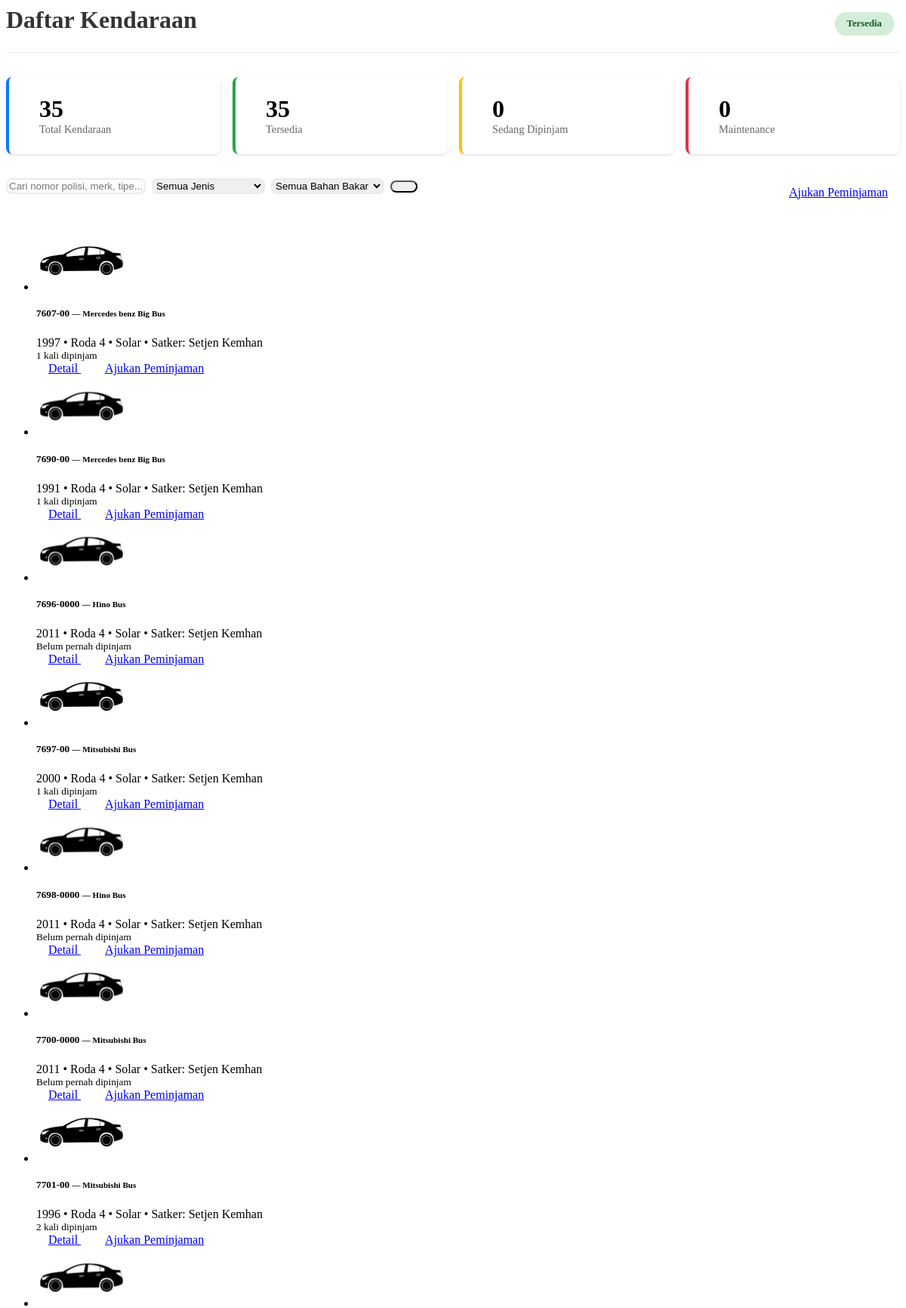
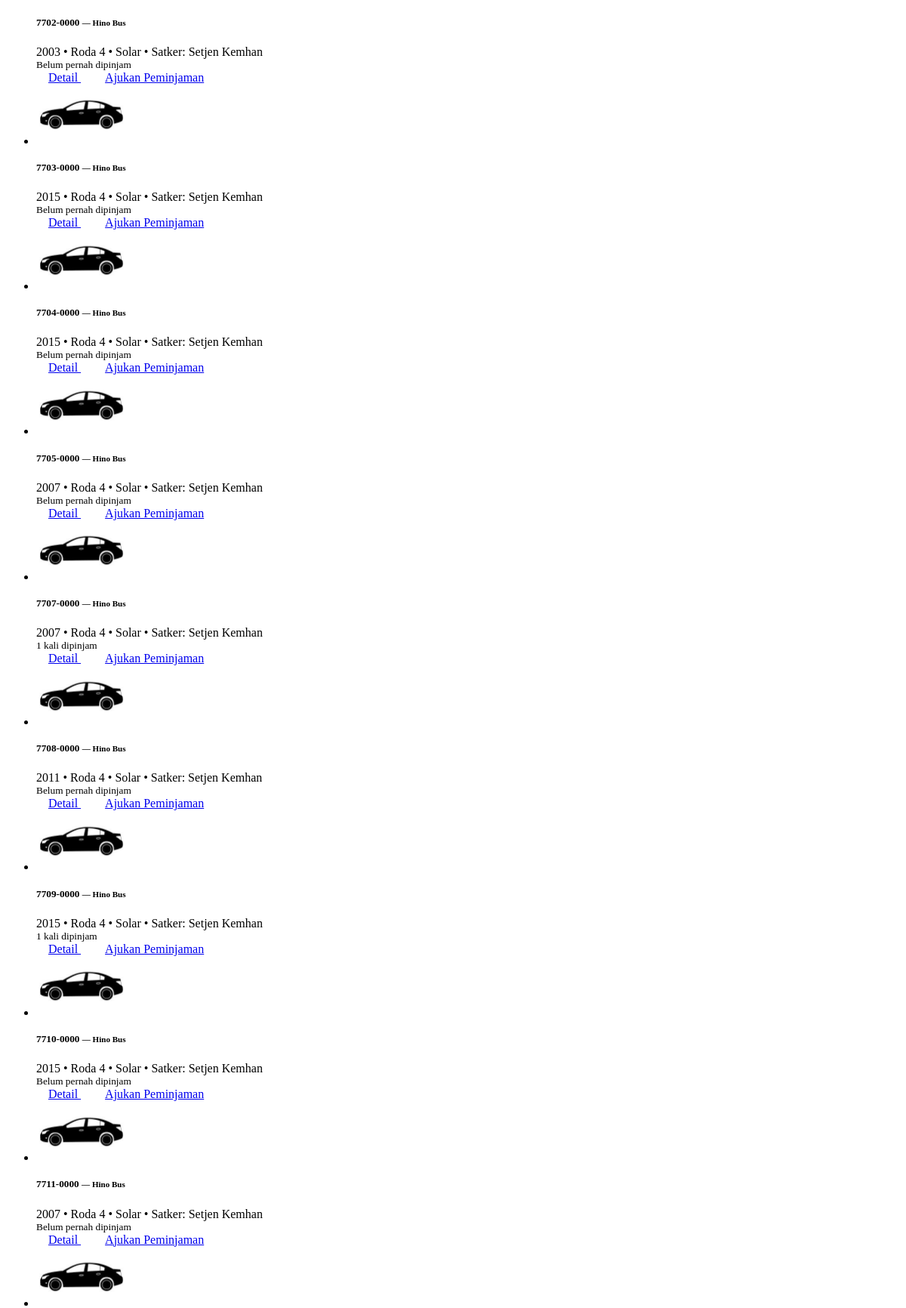
Page /pages/list_kendaraan.back.php (signed in, upper part) on the committed database (2 pictures, top to bottom).
### tables this page shows
CREATE TABLE `kendaraan` (
  `id` int(11) NOT NULL,
  `no_polisi` varchar(20) NOT NULL,
  `no_rangka` varchar(50) NOT NULL,
  `no_mesin` varchar(50) NOT NULL,
  `penanggung_jawab` enum('Baur Spri Kapus','Baurku','Baurtarlat','Bidduk TI','Caraka','Kabidduk TI','Kabidinfomin','Kabidinfoops','Kabidpamsisfo','Kapusinfolahta TNI','Kasubbid Jarkomta & Duknis','Kasubbid Pam Aplikasi','Kasubbid Pam jarkomta','Kasubbid SDM TI','Kasubbid Sisfogarku','Kasubbid Sisfointel','Kasubbid Sisfoopslat','Kasubbid Sisfopers','Kasubbid Sisfoter','Kataud','Kaurdal','Kaurpers','Kaurtu','Tamudi Kapus','Wakapusinfolahta TNI') NOT NULL,
  `locator` varchar(255) DEFAULT NULL,
  `pengguna_id` int(11) DEFAULT NULL,
  `merk` varchar(50) NOT NULL,
  `tipe` varchar(50) DEFAULT NULL,
  `tahun_pembuatan` year(4) DEFAULT NULL,
  `warna` varchar(30) DEFAULT NULL,
  `jenis` enum('Roda 2','Roda 4','Truk','Bus','Lainnya') DEFAULT 'Roda 4',
  `bahan_bakar` enum('Pertalite','Pertamax','Solar','Listrik','Hybrid') NOT NULL DEFAULT 'Pertalite',
  `no_reg` varchar(30) DEFAULT NULL,
  `no_stnk` varchar(30) DEFAULT NULL,
  `no_bpkb` varchar(30) DEFAULT NULL,
  `tanggal_berlaku_stnk` date DEFAULT NULL,
  `pemilik_stnk` varchar(100) DEFAULT NULL,
  `status_kepemilikan` enum('Satker','Pinjam Pakai') DEFAULT 'Satker',
  `satker` varchar(50) NOT NULL,
  `kode_barang` varchar(50) DEFAULT NULL,
  `kondisi` enum('Baik','Rusak Ringan','Rusak Berat') DEFAULT 'Baik',
  `status_kendaraan` enum('Operasional','Perbaikan','Rusak','Tidak Aktif') DEFAULT 'Operasional',
  `status_peminjaman` enum('Tersedia','Dipinjam','Maintenance','Rusak') DEFAULT 'Tersedia',
  `tanggal_servis_terakhir` date DEFAULT NULL,
  `last_service_km` int(11) DEFAULT NULL,
  `odometer` int(11) DEFAULT 0,
  `foto` varchar(255) DEFAULT NULL,
  `catatan` text DEFAULT NULL,
  `created_at` timestamp NOT NULL DEFAULT current_timestamp(),
  `updated_at` timestamp NOT NULL DEFAULT current_timestamp() ON UPDATE current_timestamp()
);

### pages/list_kendaraan.back.php (the view, shortened to what this page needs)
<?php
require_once 'includes/auth.php';
$keyword = trim($_GET['q'] ?? '');
$limit = 20;
$page = max(1, (int)($_GET['p'] ?? 1));
$offset = ($page - 1) * $limit;
$where_conditions = ["k.status_kendaraan = 'Operasional'"];
$params = [];
$param_types = '';
$where_sql = 'WHERE ' . implode(' AND ', $where_conditions);
$cols_info = $mysqli->query("SHOW COLUMNS FROM kendaraan")->fetch_all(MYSQLI_ASSOC);
$cols_names = array_column($cols_info, 'Field');
$availability_col = null;
if (in_array('status', $cols_names)) {
    $availability_col = 'status';
} elseif (in_array('status_peminjaman', $cols_names)) {
    $availability_col = 'status_peminjaman';
} elseif (in_array('status_kendaraan', $cols_names)) {
    $availability_col = 'status_kendaraan';
}
if ($availability_col) {
    $sql = "
    SELECT k.*,
           CASE WHEN k.$availability_col = 'Tersedia' THEN 1 ELSE 0 END as available,
           COUNT(p.id) as total_peminjaman,
           AVG(CASE WHEN p.status = 'Completed' AND p.km_akhir IS NOT NULL AND p.km_awal IS NOT NULL THEN (p.km_akhir - p.km_awal) ELSE NULL END) as avg_km
    FROM kendaraan k
    LEFT JOIN peminjaman_kendaraan p ON k.id = p.kendaraan_id
    $where_sql
    GROUP BY k.id
    ORDER BY available DESC, k.no_polisi
    LIMIT ? OFFSET ?
    ";
}
$stmt = $mysqli->prepare($sql);
if ($params) {
    $param_types .= 'ii';
    $params[] = $limit;
    $params[] = $offset;
    $stmt->bind_param($param_types, ...$params);
} else {
    $stmt->bind_param('ii', $limit, $offset);
}
$stmt->execute();
$vehicles = $stmt->get_result()->fetch_all(MYSQLI_ASSOC);
function getVehicleImage($jenis, $foto = null) {
    $default_images = [
        'Roda 2' => 'roda 2.png',
        'Roda 4' => 'sedan.png',
        'Truk' => 'truck.png',
        'Bus' => 'suv.png',
        'Lainnya' => 'default.jpg'
    ];
    $default_image = $default_images[$jenis] ?? 'default.jpg';
    return "assets/images/$default_image";
}
function getAvailabilityStatus($vehicle) {
    return ['status' => 'Tersedia', 'class' => 'status-success', 'can_request' => true];
}
?>
<div class="page-header">
    <h1><i class="fas fa-car"></i> Daftar Kendaraan</h1>
</div>
<?php
$stats = $mysqli->query("
SELECT
COUNT(*) as total,
SUM(CASE WHEN status_peminjaman = 'Tersedia' THEN 1 ELSE 0 END) as tersedia,
SUM(CASE WHEN status_peminjaman = 'Dipinjam' THEN 1 ELSE 0 END) as dipinjam,
SUM(CASE WHEN status_peminjaman = 'Maintenance' THEN 1 ELSE 0 END) as maintenance
FROM kendaraan
WHERE status_kendaraan = 'Operasional'
")->fetch_assoc();
?>
<div class="stats-cards">
    <div class="stat-card total">
        <div class="stat-info">
            <h3><?= $stats['total'] ?></h3>
            <p>Total Kendaraan</p>
        </div>
    </div>
    <div class="stat-card available">
        <div class="stat-info">
            <h3><?= $stats['tersedia'] ?></h3>
            <p>Tersedia</p>
        </div>
    </div>
    <div class="stat-card borrowed">
        <div class="stat-info">
            <h3><?= $stats['dipinjam'] ?></h3>
            <p>Sedang Dipinjam</p>
        </div>
    </div>
    <div class="stat-card maintenance">
        <div class="stat-info">
            <h3><?= $stats['maintenance'] ?></h3>
            <p>Maintenance</p>
        </div>
    </div>
</div>
<div class="actions-bar">
    <div class="search-box">
        <form method="get" class="search-form">
            <div class="filter-group">
                <input type="text" name="q" placeholder="Cari nomor polisi, merk, tipe..."
                       value="<?= htmlspecialchars($keyword) ?>" class="form-control">
                <select name="jenis" class="form-control">
                    <option value="">Semua Jenis</option>
                </select>
                <select name="bahan_bakar" class="form-control">
                    <option value="">Semua Bahan Bakar</option>
                </select>
                <button type="submit" class="btn btn-primary">
                </button>
            </div>
        </form>
    </div>
    <div class="action-buttons">
        <a href="index.php?page=form_peminjaman" class="btn btn-primary btn-md"><i class="fas fa-plus icon-input"></i> Ajukan Peminjaman
        </a>
    </div>
</div>
<div class="vehicle-list">
    <?php if (count($vehicles) > 0): ?>
        <ul class="list-group">
                                <?php foreach ($vehicles as $vehicle): ?>
                <?php $availability = getAvailabilityStatus($vehicle); ?>
                <li class="list-group-item d-flex align-items-start gap-3 <?= !$availability['can_request'] ? 'unavailable' : '' ?>">
                    <div style="width:120px; flex:0 0 120px;">
                        <img src="<?= getVehicleImage($vehicle['jenis'], $vehicle['foto']) ?>"
                             alt="<?= htmlspecialchars($vehicle['merk']) ?> <?= htmlspecialchars($vehicle['tipe']) ?>"
                             style="width:100%; height:80px; object-fit:cover; border-radius:6px;">
                    </div>
                    <div style="flex:1;">
                        <div class="d-flex justify-content-between align-items-start">
                            <div>
                                <h5 class="mb-1"><?= htmlspecialchars($vehicle['no_polisi']) ?> <small class="text-muted">— <?= htmlspecialchars($vehicle['merk']) ?> <?= htmlspecialchars($vehicle['tipe']) ?></small></h5>
                                <div class="text-muted small">
                                    <?= htmlspecialchars($vehicle['tahun_pembuatan']) ?> • <?= htmlspecialchars($vehicle['jenis']) ?> • <?= htmlspecialchars($vehicle['bahan_bakar']) ?>
                                    <?php if (!empty($vehicle['satker'])): ?>
                                        • Satker: <?= htmlspecialchars($vehicle['satker']) ?>
                                    <?php endif; ?>
                                </div>
                            </div>
                            <div class="text-end">
                                <div class="vehicle-status <?= $availability['class'] ?> p-1 rounded-2"><?= $availability['status'] ?></div>
                            </div>
                        </div>
                        <div class="mt-2 d-flex justify-content-between align-items-center">
                            <div>
                                <?php if ($vehicle['total_peminjaman'] > 0): ?>
                                    <small class="text-muted"><i class="fas fa-history"></i> <?= $vehicle['total_peminjaman'] ?> kali dipinjam
                                    </small>
                                <?php else: ?>
                                    <small class="text-muted">Belum pernah dipinjam</small>
                                <?php endif; ?>
                            </div>
                            <div class="btn-group">
                                    <a href="index.php?page=kendaraan_detail_publik&id=<?= $vehicle['id'] ?>" class="btn btn-primary btn-sm">
                                        <i class="fas fa-eye"></i> Detail
                                    </a>
                                    <?php if ($availability['can_request']): ?>
                                        <a href="index.php?page=form_peminjaman&kendaraan_id=<?= $vehicle['id'] ?>" class="btn btn-success btn-sm">
                                            <i class="fas fa-plus"></i> Ajukan Peminjaman
                                        </a>
                                    <?php else: ?>
                                        <button class="btn btn-secondary btn-sm" disabled><i class="fas fa-ban"></i> Tidak Tersedia</button>
                                    <?php endif; ?>
                            </div>
                        </div>
                    </div>
                </li>
            <?php endforeach; ?>
        </ul>
    <?php endif; ?>
</div>

### pages/list_kendaraan.back.php (style rules this page uses)
.filter-group .btn, .action-buttons .btn { display: inline-flex; align-items: center; gap: 0.5rem; }
.page-header { margin-bottom: 2rem; padding-bottom: 1rem; border-bottom: 1px solid #e9ecef; }
.page-header h1 { color: #333; margin-bottom: 0.5rem; }
.actions-bar { display: flex; justify-content: space-between; align-items: center; margin-bottom: 2rem; gap: 1rem; }
.search-box { flex: 1; }
.filter-group { display: flex; gap: 0.5rem; align-items: center; }
.filter-group .form-control { min-width: 150px; }
.stats-cards { display: grid; grid-template-columns: repeat(auto-fit, minmax(200px, 1fr)); gap: 1rem; margin-bottom: 2rem; }
.stat-card { background: white; border-radius: 8px; padding: 1.5rem; box-shadow: 0 2px 4px rgba(0,0,0,0.1); display: flex; align-items: center; gap: 1rem; }
.stat-card.total { border-left: 4px solid #007bff; }
.stat-card.available { border-left: 4px solid #28a745; }
.stat-card.borrowed { border-left: 4px solid #ffc107; }
.stat-card.maintenance { border-left: 4px solid #dc3545; }
.stat-info h3 { margin: 0; font-size: 2rem; font-weight: bold; }
.stat-info p { margin: 0; color: #666; font-size: 0.9rem; }
.vehicle-status { position: absolute; top: 1rem; right: 1rem; padding: 0.5rem 1rem; border-radius: 20px; font-size: 0.8rem; font-weight: 600; }
.status-success { background-color: #d4edda; color: #155724; }
.btn { border-radius: 8px; font-weight: 500; padding: 0.375rem 1rem; }
.form-control { border-radius: 8px; border: 2px solid #e9ecef; transition: all 0.2s ease; }

### rows in the picture
kendaraan: no_polisi "7607-00", merk "Mercedes benz", tipe "Big Bus", tahun_pembuatan "1997", jenis "Roda 4", bahan_bakar "Solar", satker "Setjen Kemhan", total_peminjaman "1"
kendaraan: no_polisi "7690-00", merk "Mercedes benz", tipe "Big Bus", tahun_pembuatan "1991", jenis "Roda 4", bahan_bakar "Solar", satker "Setjen Kemhan", total_peminjaman "1"
kendaraan: no_polisi "7696-0000", merk "Hino", tipe "Bus", tahun_pembuatan "2011", jenis "Roda 4", bahan_bakar "Solar", satker "Setjen Kemhan", shows "Belum pernah dipinjam"
kendaraan: no_polisi "7697-00", merk "Mitsubishi", tipe "Bus", tahun_pembuatan "2000", jenis "Roda 4", bahan_bakar "Solar", satker "Setjen Kemhan", total_peminjaman "1"
kendaraan: no_polisi "7698-0000", merk "Hino", tipe "Bus", tahun_pembuatan "2011", jenis "Roda 4", bahan_bakar "Solar", satker "Setjen Kemhan", shows "Belum pernah dipinjam"
kendaraan: no_polisi "7700-0000", merk "Mitsubishi", tipe "Bus", tahun_pembuatan "2011", jenis "Roda 4", bahan_bakar "Solar", satker "Setjen Kemhan", shows "Belum pernah dipinjam"
kendaraan: no_polisi "7701-00", merk "Mitsubishi", tipe "Bus", tahun_pembuatan "1996", jenis "Roda 4", bahan_bakar "Solar", satker "Setjen Kemhan", total_peminjaman "2"
kendaraan: no_polisi "7702-0000", merk "Hino", tipe "Bus", tahun_pembuatan "2003", jenis "Roda 4", bahan_bakar "Solar", satker "Setjen Kemhan", shows "Belum pernah dipinjam"
kendaraan: no_polisi "7703-0000", merk "Hino", tipe "Bus", tahun_pembuatan "2015", jenis "Roda 4", bahan_bakar "Solar", satker "Setjen Kemhan", shows "Belum pernah dipinjam"
kendaraan: no_polisi "7704-0000", merk "Hino", tipe "Bus", tahun_pembuatan "2015", jenis "Roda 4", bahan_bakar "Solar", satker "Setjen Kemhan", shows "Belum pernah dipinjam"
kendaraan: no_polisi "7705-0000", merk "Hino", tipe "Bus", tahun_pembuatan "2007", jenis "Roda 4", bahan_bakar "Solar", satker "Setjen Kemhan", shows "Belum pernah dipinjam"
kendaraan: no_polisi "7707-0000", merk "Hino", tipe "Bus", tahun_pembuatan "2007", jenis "Roda 4", bahan_bakar "Solar", satker "Setjen Kemhan", total_peminjaman "1"
kendaraan: no_polisi "7708-0000", merk "Hino", tipe "Bus", tahun_pembuatan "2011", jenis "Roda 4", bahan_bakar "Solar", satker "Setjen Kemhan", shows "Belum pernah dipinjam"
kendaraan: no_polisi "7709-0000", merk "Hino", tipe "Bus", tahun_pembuatan "2015", jenis "Roda 4", bahan_bakar "Solar", satker "Setjen Kemhan", total_peminjaman "1"
kendaraan: no_polisi "7710-0000", merk "Hino", tipe "Bus", tahun_pembuatan "2015", jenis "Roda 4", bahan_bakar "Solar", satker "Setjen Kemhan", shows "Belum pernah dipinjam"
kendaraan: no_polisi "7711-0000", merk "Hino", tipe "Bus", tahun_pembuatan "2007", jenis "Roda 4", bahan_bakar "Solar", satker "Setjen Kemhan", shows "Belum pernah dipinjam"
kendaraan: status "Tersedia"

### other values in the picture
$stats['total'] "35"
$stats['tersedia'] "35"
$stats['dipinjam'] "0"
$stats['maintenance'] "0"
